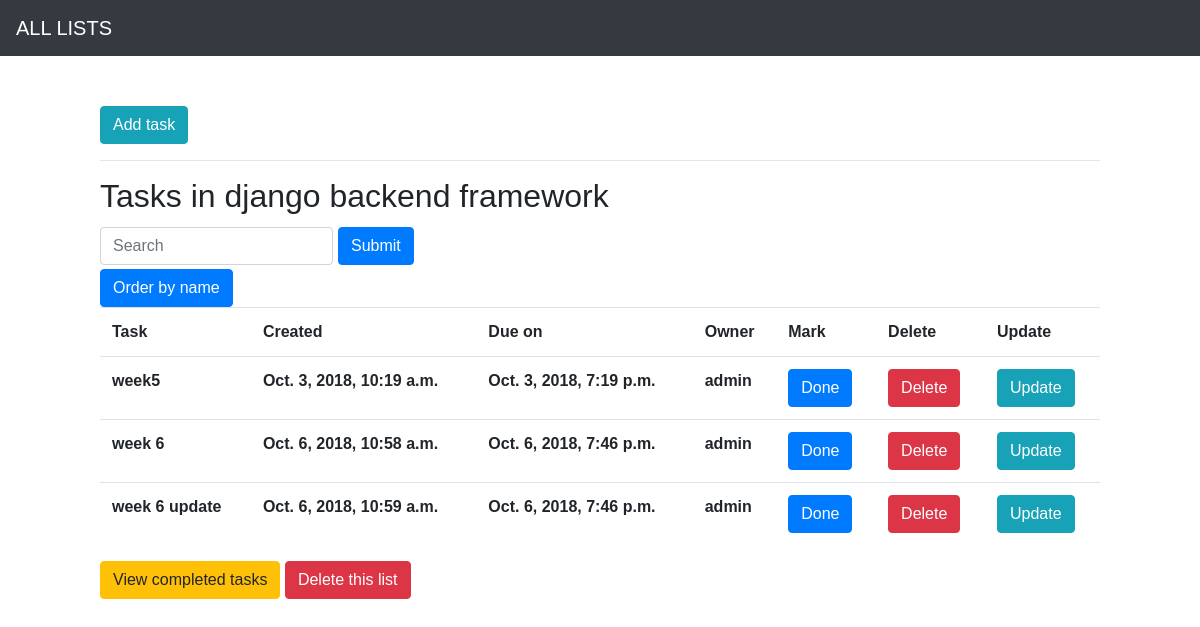
The app's page /1/todolist with its own data.
### main/models.py (models this page shows, shortened)
class List(models.Model):
    name = models.CharField(max_length=255)

class Task(models.Model):
    name = models.CharField(max_length = 255)
    created = models.DateTimeField(default=datetime.now())
    due_on = models.DateTimeField(default=None)
    owner = models.ForeignKey(User, on_delete=models.CASCADE)
    mark = models.BooleanField(default = False)
    list_id = models.ForeignKey(List, on_delete=models.CASCADE, default=None, related_name='tasks')

### main/views.py (the view, shortened to what this page needs)
# urls.py: path('<int:fk>/todolist', views.to_do_list),
def to_do_list(request, fk):
    if request.method == 'GET':
        form = SearchListForm(request.GET)
    the_list = List.objects.get(id = fk)
    tasks = the_list.tasks.all()
    context = {
        'tasks': tasks,
        'list': the_list,
        'fk': fk,
    }
    return render(request, 'main/todo_list.html', context)

### templates/main/todo_list.html
{% extends 'base.html'%}
{% load staticfiles %}
{% block header %}
<a href="./new_task"><button type="button" class="btn btn-info">Add task</button></a>
{% endblock%}
{% block content %}
<hr>
<h2>Tasks in {{list.name}}</h2>
<form method="GET" class="form-inline" action="">
    <input class="form-control" type="text" name = "name" placeholder="Search">
    <button type="submit" class="btn btn-primary my-1" style="margin-left: 5px;">Submit</button>
</form>
<button type="button" class="btn btn-primary" onclick="window.location.href='/1/todolist?order=name'" >Order by name</button>
<table class="table">
    <tr>
        <th>Task</th>
        <th>Created</th>
        <th>Due on</th>
        <th>Owner</th>
        <th>Mark</th>
        <th>Delete</th>
        <th>Update</th>
    </tr>
    {% for task in tasks %}
    {% if task.mark is False %}
    <tr>
        <th>{{task.name}}</th>
        <th>{{task.created}}</th>
        <th>{{task.due_on}}</th>
        <th>{{task.owner}}</th>
        <th>
            <a href="./updatetask/{{task.id}}"><button type="button" class="btn btn-primary">Done</button></a>
        </th>
        <th>
            <a href="./deletetask/{{task.id}}"><button type="button" class="btn btn-danger">Delete</button></a>
        </th>
        <th>
            <a href="./updatealltask/{{task.id}}"><button type="button" class="btn btn-info">Update</button></a>
        </th>
    {% endif %}
    </tr>
    {% endfor %}
</table>
{% endblock %}
{% block footer %}
<a href="./donelist"><button type="button"  class="btn btn-warning">View completed tasks</button></a>
<a href="./delete_list"><button type="button"  class="btn btn-danger">Delete this list</button></a>
{% endblock%}

### templates/base.html (shortened to what this page needs)
{% load staticfiles%}
<!DOCTYPE html>
<html lang="en">
<head>
    <link rel="stylesheet" href="https://stackpath.bootstrapcdn.com/bootstrap/4.1.3/css/bootstrap.min.css">
    <link rel="stylesheet" href="{% static 'base.css' %}">
</head>
<body>
    <nav class="navbar navbar-dark bg-dark">
        <a class="navbar-brand" href="{% url 'index' %}">ALL LISTS</a>
    </nav>
    <div class="content">
        {% block header %}
        {% endblock %}
        {% block content %}
        {% endblock %}
        {% block footer %}
        {% endblock %}
    </div>
</body>
</html>

### static/base.css (style rules this page uses)
.content { margin-left: 100px; margin-right: 100px; margin-top: 50px; margin-bottom: 50px; }
body { font-family: Arial, Helvetica, sans-serif }

### records on screen
List: name "django backend framework"
Task: name "week5", created "Oct. 3, 2018, 10:19 a.m.", due_on "Oct. 3, 2018, 7:19 p.m.", owner "admin"
Task: name "week 6", created "Oct. 6, 2018, 10:58 a.m.", due_on "Oct. 6, 2018, 7:46 p.m.", owner "admin"
Task: name "week 6 update", created "Oct. 6, 2018, 10:59 a.m.", due_on "Oct. 6, 2018, 7:46 p.m.", owner "admin"
